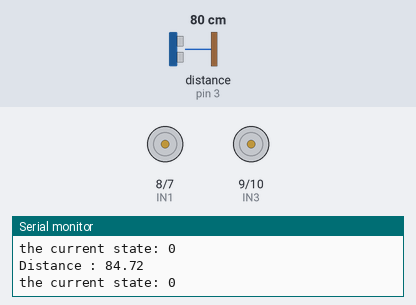
Bench run of a sketch on a simulated Arduino Uno, built with avr-gcc and run on an emulated ATmega328P. On the bench: motor-driver pin pairs drawn as motors (green arrow = first pin HIGH = forward, orange = second pin HIGH = backward, longer = more drive, scaled by the enable pin), the last lines printed to the serial monitor. Wiring (inferred from the names in the program): ultrasonic range finder: trigger pin 4; echo pin 3. The test bench sets the inputs (shaded band); at power-on: distance to the obstacle (sensor on pin 3) 80 cm. The echo pulse lasts 58.3 µs per cm; sleep ends after the set time or at an interrupt.

Above: at 1.2 s.
1.3 s: distance to the obstacle (sensor on pin 3) set to 2 cm
4.3 s: distance to the obstacle (sensor on pin 3) set to 120 cm
7.3 s: distance to the obstacle (sensor on pin 3) set to 4 cm
At 9.4 s:
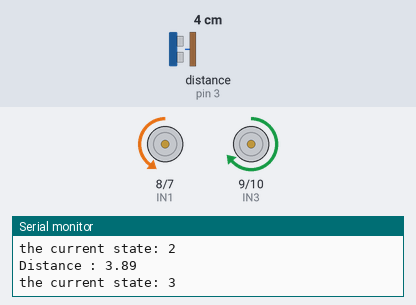
At 10.4 s:
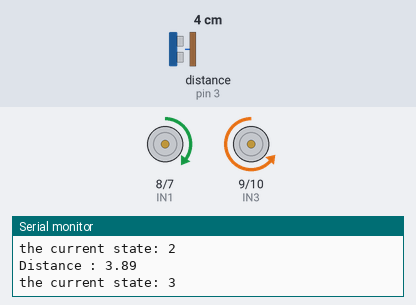
Timing chart, 0 to 16.2 s (numbered marks = the images above; inputs shaded):
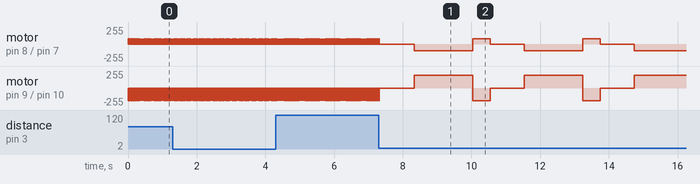

The sketch:

project.ino
```cpp
// Motor A (LEFT side: M1 & M3)
#define ENA 6   // Must be PWM pin
#define IN1 8
#define IN2 7

// Motor B (RIGHT side: M2 & M4)
#define ENB 5  // Must be PWM pin
#define IN3 9
#define IN4 10

extern "C" {
  #include "ultrasonic.h"
  #include "parking_detector.h"
}

#include <avr/sleep.h>

void setup() {

  Serial.begin(9600);
  ultrasonic_init();
  pinMode(ENA, OUTPUT);
  pinMode(IN1, OUTPUT);
  pinMode(IN2, OUTPUT);

  pinMode(ENB, OUTPUT);
  pinMode(IN3, OUTPUT);
  pinMode(IN4, OUTPUT);
}


void mv_fwd(){
  // Forward: LEFT motors forward, RIGHT motors forward
  digitalWrite(IN1, HIGH);  // Left forward
  digitalWrite(IN2, LOW);

  digitalWrite(IN3, LOW);   // Right forward (reversed)
  digitalWrite(IN4, HIGH);

  analogWrite(ENB, 190);
  analogWrite(ENA, 80);
}

void stop(){
    // Stop
  analogWrite(ENA, 0);
  analogWrite(ENB, 0);
}

void reverse(){

  // Reverse: LEFT motors backward, RIGHT motors backward
  digitalWrite(IN1, LOW);   // Left backward
  digitalWrite(IN2, HIGH);

  digitalWrite(IN3, HIGH);  // Right backward (reversed)
  digitalWrite(IN4, LOW);

  analogWrite(ENA, 100);
  analogWrite(ENB, 100);
}

void park(){
  stop();
  delay(1000);

  reverse();
  delay(1700);

  // Final stop
  mv_fwd();
  delay(500);

  stop();
}

void loop() {
  // float distance = ultrasonic_read_cm();
  // Serial.print("Distance: ");
  // Serial.print(distance);
  // Serial.println(" cm");
  // delay(500);

  // mv_fwd();

  // delay(2500);

  // // park();
  // // delay(10000);


  float obstacleDist = ultrasonic_read_cm();
  Serial.print("Distance : ");
  Serial.println(obstacleDist);
  unsigned long currentTime = millis();
  float speed_CM_S = 1000; // cm/s

  DetectionState state = SEARCHING_FIRST_OBSTACLE;
  state=updateParkingDetection(obstacleDist, currentTime, speed_CM_S);
  Serial.print("the current state: ");
  Serial.println(state);

  if (isParkingSpotFound()) {
    park();
    stop();
    Serial.println("park found");
    set_sleep_mode(SLEEP_MODE_PWR_DOWN);
    sleep_enable();
    sleep_cpu();
  }
  else {
    mv_fwd();
    delay(10);
    stop();
    delay(20);
  }

}
```

parking_detector.c
```cpp
#include "parking_detector.h"

static unsigned long spaceStartTime = 0;
static int parkingSpotDetected = 0;

DetectionState currentState = SEARCHING_FIRST_OBSTACLE;

DetectionState updateParkingDetection(float obsatclDistance, unsigned long currentTime, float carSpeed) {
    switch (currentState) {
        case SEARCHING_FIRST_OBSTACLE:
            if (obsatclDistance < OBSTACLE_THRESHOLD_CM) {
                currentState = FOUND_FIRST_OBSTACLE;
            }
            break;

        case FOUND_FIRST_OBSTACLE:
            if (obsatclDistance > OBSTACLE_THRESHOLD_CM) {
                spaceStartTime = currentTime;
                currentState = FOUND_EMPTY_SPACE;
            }
            break;

        case FOUND_EMPTY_SPACE:
            if (obsatclDistance < OBSTACLE_THRESHOLD_CM) {
                float timeInSpace = (currentTime - spaceStartTime) / 1000.0; // ms to sec
                float spaceLength = carSpeed * timeInSpace;

                if (spaceLength >= MIN_PARK_WIDTH_CM) {
                    parkingSpotDetected = 1;
                }

                currentState = FOUND_SECOND_OBSTACLE;
            }
            break;

        case FOUND_SECOND_OBSTACLE:
            currentState = SEARCHING_FIRST_OBSTACLE;
            break;
    }
    return currentState;
}

int isParkingSpotFound(void) {
    return parkingSpotDetected;
}
```

parking_detector.h
```cpp
#ifndef PARKING_DETECTOR_H
#define PARKING_DETECTOR_H

// Thresholds and constants
#define OBSTACLE_THRESHOLD_CM 25.0
#define MIN_PARK_WIDTH_CM    20.0

typedef enum {
    SEARCHING_FIRST_OBSTACLE,
    FOUND_FIRST_OBSTACLE,
    FOUND_EMPTY_SPACE,
    FOUND_SECOND_OBSTACLE
} DetectionState;

// Function declarations
DetectionState updateParkingDetection(float obstacleDistance, unsigned long currentTime, float carSpeed);
int isParkingSpotFound(void);

#endif
```

ultrasonic.c
```cpp
#include "ultrasonic.h"
#include <avr/io.h>
#include <util/delay.h>

#define TRIG_PIN PD4  // Digital pin 9
#define ECHO_PIN PD3  // Digital pin 8

void timer1_init(){
  TCCR1A = 0; // Normal mode
  TCCR1B = 0;
  TCCR1B |= (1 << CS11); // Prescaler = 8 (2 MHz tick rate)
  TCNT1 = 0;
}
void ultrasonic_init(void) {
  timer1_init();
  DDRD |= (1 << TRIG_PIN);   // TRIG = output
  DDRD &= ~(1 << ECHO_PIN);  // ECHO = input
}

float ultrasonic_read_cm(void) {
  // Send 10us trigger
  PORTD &= ~(1 << TRIG_PIN);
  _delay_us(2);
  PORTD |= (1 << TRIG_PIN);
  _delay_us(10);
  PORTD &= ~(1 << TRIG_PIN);

  // Wait for echo to go high
  while (!(PIND & (1 << ECHO_PIN)));

  TCNT1 = 0;

  // Count how long it's high
  while ((PIND & (1 << ECHO_PIN))) {
    if (TCNT1 > 60000){
      return -1.0;
    } // timeout
  }

  uint16_t count = TCNT1;

  TCNT1=0;

  float distance = (float)count * 8.0 * 34300.0 / (16000000.0 * 2.0);  // Prescaler 8
  distance=distance* 1.0589+0.016;

  return distance;
}
```

ultrasonic.h
```cpp
#ifndef ULTRASONIC_H
#define ULTRASONIC_H

#include <stdint.h>

void ultrasonic_init(void);
float ultrasonic_read_cm(void);

#endif
```

Measured:
- by itself, motor on pin 8 (IN1) / pin 7 (IN2): repeats every 3.2 s: backward 100/255 1.7 s, forward 80/255 0.50 s, stopped 1.0 s
- by itself, motor on pin 9 (IN3) / pin 10 (IN4): repeats every 3.2 s: forward 190/255 1.7 s, backward 190/255 0.50 s, stopped 1.0 s
